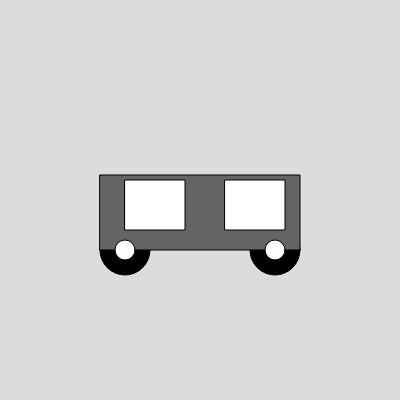
Frame 1 (no input)
Frame 60 (no input): identical to frame 1, image omitted
Frame 120 (the mouse pressed at the canvas centre since frame 60): identical to frame 1, image omitted

The p5.js sketch that drew this single still picture (run headless with seeded random() and noise() and a simulated clock; from frame 60 on, the mouse is pressed at the canvas centre):

// p5.js sketch
// ── sketch.js
function setup() {
  createCanvas(400, 400);
}

function draw() {
  background(220); 
   //car body
  
   // wheels
    fill(0);
  ellipse(125, 250, 50, 50);
  ellipse(275, 250, 50, 50);
  fill(100,100,100)
  rect(100,175,200,75)
   //inside wheels
    fill(255);
  ellipse(125, 250, 20, 20);
  ellipse(275, 250, 20, 20);

  //Window
  
  fill(255);
  rect(125,180,60,50)
  rect(225,180,60,50)
  
}
// ── ChatGPTsketch.js
function setup() {
  createCanvas(600, 400);
}

function draw() {
  background(135, 206, 235); // sky

  // ground
  fill(60);
  rect(0, 300, 600, 100);

  // car body
  fill(200, 0, 0);
  rect(150, 240, 300, 50);

  // car top
  rect(220, 200, 160, 50);

  // windows
  fill(180, 220, 255);
  rect(235, 210, 50, 30);
  rect(315, 210, 50, 30);

  // wheels
  fill(0);
  ellipse(220, 290, 50, 50);
  ellipse(380, 290, 50, 50);
}
